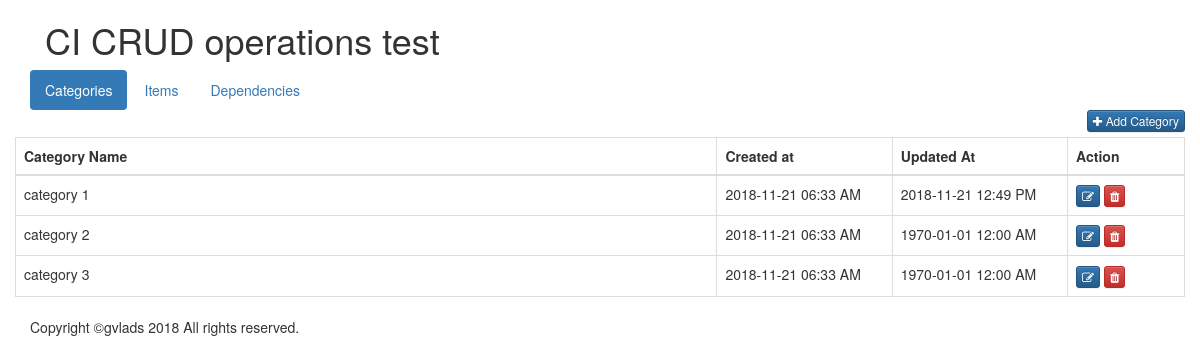
The page / on the database its author committed.
### tables this page shows
CREATE TABLE `categories` (
  `id` bigint(20) NOT NULL AUTO_INCREMENT,
  `name` varchar(255) NOT NULL,
  `created_at` bigint(20) NOT NULL,
  `updated_at` bigint(20) DEFAULT NULL,
  PRIMARY KEY (`id`)
);

### application/controllers/Category.php (called while the page is built, shortened)
<?php
class Category extends MY_Controller {
    public function __construct() {
        $this->load->model('Category_model', 'category');
    }
    public function index() {
        $data['page'] = 'Category-list';
        $data['title'] = 'Category List';
        $data['active_tab'] = 'categories';
        $data['categories'] = $this->category->getCategoryList();
        $this->load->view('category/index', $data);
    }
}
?>

### index.php (called while the page is built, shortened)
<?php
require_once BASEPATH.'core/CodeIgniter.php';

### application/models/Category_model.php (called while the page is built, shortened)
<?php
class Category_model extends CI_Model {
    public function getCategoryList() {
        $this->db->select(array('c.id as category_id', 'c.name as category_name', 'c.created_at', 'c.updated_at'));
        $this->db->from('categories c');
        $query = $this->db->get();
        return $query->result_array();
    }
}
?>

### application/views/category/index.php (the view, shortened to what this page needs)
<div class="row">
    <div class="col-lg-12">
        <a href="<?php print site_url();?>category/add" class="pull-right btn btn-primary btn-xs" style="margin-bottom: 5px;"><i class="fa fa-plus"></i> Add Category</a>
    </div>
</div>
<div class="row">
    <div class="col-lg-12">
        <table class="table table-bordered" width="100%">
            <thead>
            <tr>
                <th width="60%">Category Name</th>
                <th width="15%">Created at</th>
                <th width="15%">Updated At</th>
                <th width="10%">Action</th>
            </tr>
            </thead>
            <tbody>
            <?php foreach($categories as $category) { ?>
                <tr>
                    <td><?php echo $category['category_name']; ?></td>
                    <td><?php echo unix_to_human($category['created_at']); ?></td>
                    <td><?php echo unix_to_human($category['updated_at']); ?></td>
                    <td>
                        <a title="Edit" href="<?php echo site_url();?>category/edit/<?php echo $category['category_id'];?>" class="btn btn-primary btn-xs"><i class="fa fa-edit"></i> </a>
                        <a title="Delete" href="<?php echo site_url();?>category/delete/<?php echo $category['category_id'];?>" onClick="return confirm('Are you sure you want to delete?')" class="btn btn-danger btn-xs"><i class="fa fa-trash"></i></a>
                    </td>
                </tr>
            <?php } ?>
            </tbody>
        </table>
    </div>
</div>

### rows shown on the page
categories: name "category 1", created_at "2018-11-21 06:33 AM", updated_at "2018-11-21 12:49 PM"
categories: name "category 2", created_at "2018-11-21 06:33 AM", updated_at "1970-01-01 12:00 AM"
categories: name "category 3", created_at "2018-11-21 06:33 AM", updated_at "1970-01-01 12:00 AM"
